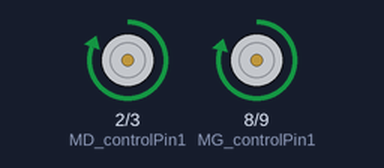
A sketch run on a simulated Arduino Uno, built with avr-gcc and run on an emulated ATmega328P. Parts: motor-driver pin pairs drawn as motors (green arrow = first pin HIGH = forward, orange = second pin HIGH = backward, longer = more drive, scaled by the enable pin).

Above: at 0.1 s.
At 1.17 s:
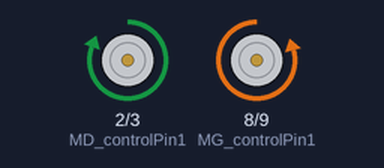
At 16.6 s:
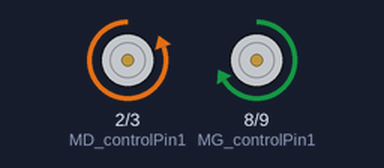
At 34.9 s:
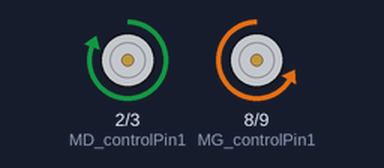
Timing chart, 0 to 39.5 s (numbered marks = the images above):
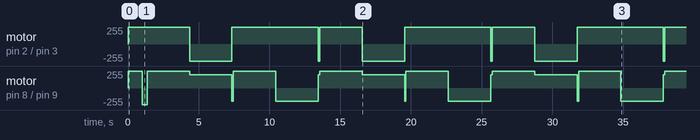

Measured:
- by itself, motor on pin 2 (MD_controlPin1) / pin 3 (MD_controlPin2): repeats every 12.2 s: backward 255/255 3.0 s, forward 255/255 6.1 s, backward 255/255 0.10 s, forward 255/255 3.0 s
- by itself, motor on pin 8 (MG_controlPin1) / pin 9 (MG_controlPin2): stopped → forward 250/255 at 0.00 s, → backward 250/255 1.0 s later, → forward 250/255 0.35 s later, → forward 200/255 3.0 s later, … (21 changes in this stretch)

The sketch:

robosslady.ino
```cpp
 /// initiate constant variable for control of right motor
const int MD_controlPin1 = 2;
const int MD_controlPin2 = 3;
const int MD_enablePin = 4;

/// initiate constant variable for control of left motor
const int MG_controlPin1 = 8;
const int MG_controlPin2 = 9;
const int MG_enablePin = 10;

int a = 0;

void setup() {
  // put your setup code here, to run once:
  pinMode(MD_controlPin1, OUTPUT);
  pinMode(MD_controlPin2, OUTPUT);
  pinMode(MD_enablePin, OUTPUT);
  pinMode(MG_controlPin1, OUTPUT);
  pinMode(MG_controlPin2, OUTPUT);
  pinMode(MG_enablePin, OUTPUT);
}

void loop() {
  // put your main code here, to run repeatedly:
  digitalWrite(MD_controlPin1, HIGH);
  digitalWrite(MD_controlPin2, LOW);
  digitalWrite(MG_controlPin1, HIGH);
  digitalWrite(MG_controlPin2, LOW);
  analogWrite(MD_enablePin, 250);
  analogWrite(MG_enablePin, 250);

  delay(1000);

  digitalWrite(MD_controlPin1, HIGH);
  digitalWrite(MD_controlPin2, LOW);
  digitalWrite(MG_controlPin1, LOW);
  digitalWrite(MG_controlPin2, HIGH);
  analogWrite(MD_enablePin, 250);
  analogWrite(MG_enablePin, 250);

  delay(350);

  while (a <= 4){
    digitalWrite(MD_controlPin1, HIGH);
    digitalWrite(MD_controlPin2, LOW);
    digitalWrite(MG_controlPin1, HIGH);
    digitalWrite(MG_controlPin2, LOW);
    analogWrite(MD_enablePin, 250);
    analogWrite(MG_enablePin, 250);

    delay(3000);

    digitalWrite(MD_controlPin1, LOW);
    digitalWrite(MD_controlPin2, HIGH);
    digitalWrite(MG_controlPin1, HIGH);
    digitalWrite(MG_controlPin2, LOW);
    analogWrite(MD_enablePin, 200);
    analogWrite(MG_enablePin, 200);

    delay(3000);

    digitalWrite(MD_controlPin1, HIGH);
    digitalWrite(MD_controlPin2, LOW);
    digitalWrite(MG_controlPin1, LOW);
    digitalWrite(MG_controlPin2, HIGH);
    analogWrite(MD_enablePin, 200);
    analogWrite(MG_enablePin, 200);

    delay(100);

    digitalWrite(MD_controlPin1, HIGH);
    digitalWrite(MD_controlPin2, LOW);
    digitalWrite(MG_controlPin1, HIGH);
    digitalWrite(MG_controlPin2, LOW);
    analogWrite(MD_enablePin, 250);
    analogWrite(MG_enablePin, 250);

    delay(3000);

    digitalWrite(MD_controlPin1, HIGH);
    digitalWrite(MD_controlPin2, LOW);
    digitalWrite(MG_controlPin1, LOW);
    digitalWrite(MG_controlPin2, HIGH);
    analogWrite(MD_enablePin, 200);
    analogWrite(MG_enablePin, 200);

    delay(3000);

    digitalWrite(MD_controlPin1, LOW);
    digitalWrite(MD_controlPin2, HIGH);
    digitalWrite(MG_controlPin1, HIGH);
    digitalWrite(MG_controlPin2, LOW);
    analogWrite(MD_enablePin, 200);
    analogWrite(MG_enablePin, 200);

    delay(100);
    a = a + 1;
  }
} 
```
